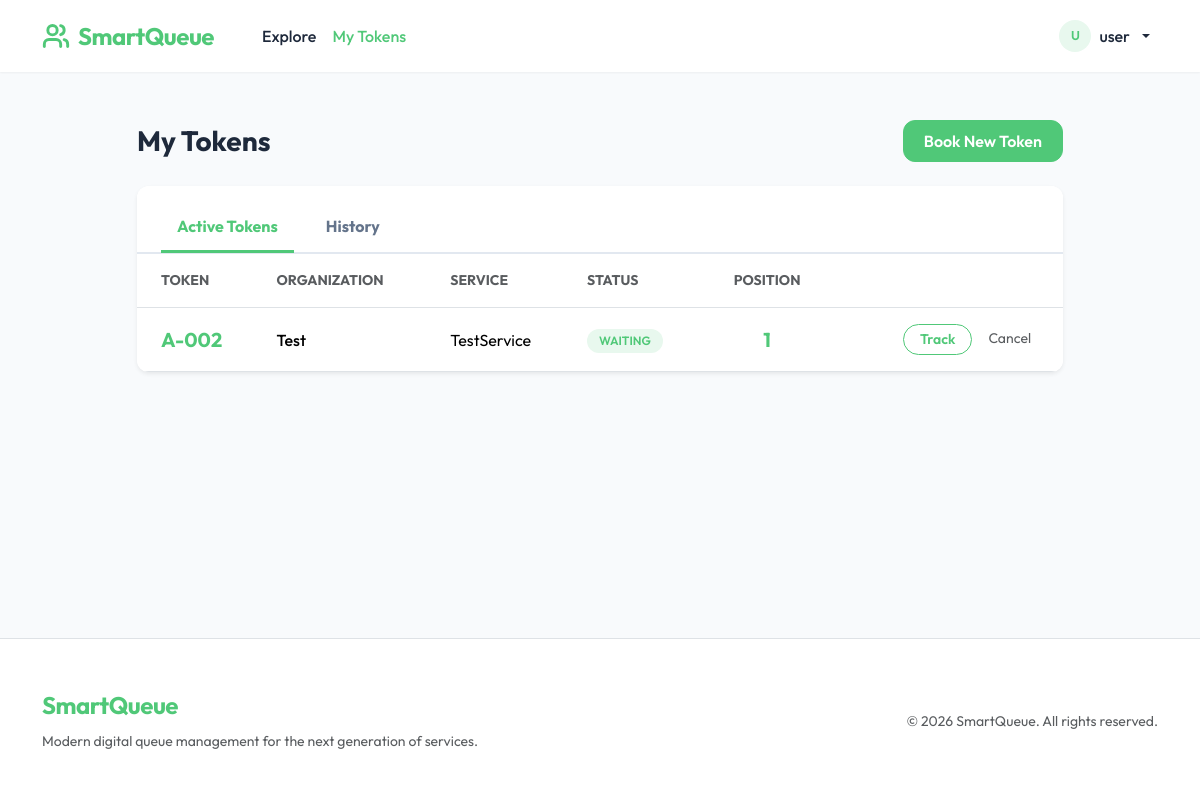
The app's page /queue/my-tokens/ (signed in), older data.
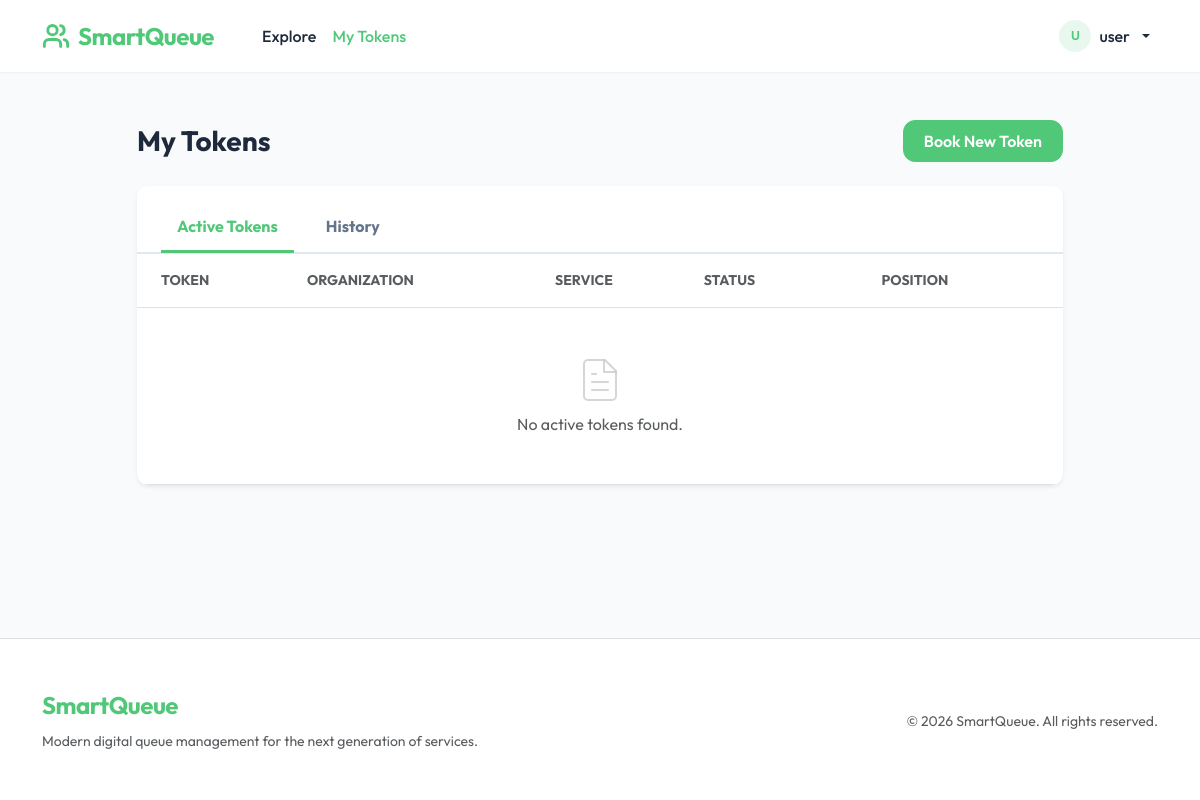
The same page, newer data.
### apps/queue/models.py (models this page shows, shortened)
class Token(models.Model):
    STATUS_WAITING = 'waiting'
    STATUS_CALLED = 'called'
    STATUS_SERVING = 'serving'
    STATUS_COMPLETED = 'completed'
    STATUS_CANCELLED = 'cancelled'
    STATUS_CHOICES = [
        (STATUS_WAITING, 'Waiting'),
        (STATUS_CALLED, 'Called'),
        (STATUS_SERVING, 'Serving'),
        (STATUS_COMPLETED, 'Completed'),
        (STATUS_CANCELLED, 'Cancelled'),
    ]
    token_number = models.CharField(max_length=20)
    service = models.ForeignKey('organizations.Service', on_delete=models.CASCADE, related_name='tokens')
    user = models.ForeignKey(settings.AUTH_USER_MODEL, on_delete=models.CASCADE, related_name='tokens')
    organization = models.ForeignKey(
        'organizations.Organization',
        on_delete=models.CASCADE,
        related_name='tokens',
    )
    status = models.CharField(max_length=20, choices=STATUS_CHOICES, default=STATUS_WAITING)
    created_at = models.DateTimeField(auto_now_add=True)
    estimated_time = models.DateTimeField(null=True, blank=True)
    called_at = models.DateTimeField(null=True, blank=True)
    completed_at = models.DateTimeField(null=True, blank=True)
    is_emergency = models.BooleanField(default=False)
    emergency_reason = models.TextField(blank=True)
    emergency_document = models.FileField(upload_to='emergency_docs/', blank=True, null=True)
    emergency_approved = models.BooleanField(default=False)
    booking_date = models.DateField()
    archived = models.BooleanField(default=False)
    class Meta:
        ordering = ['created_at']
        constraints = [
            models.UniqueConstraint(
                fields=['service', 'token_number', 'booking_date'],
                name='uniq_token_number_per_service_day',
            ),
        ]
    def get_current_position(self):
        if self.status != self.STATUS_WAITING:
            return None
        waiting_ids = list(
            Token.objects.filter(
                service_id=self.service_id,
                booking_date=self.booking_date,
                status=self.STATUS_WAITING,
            )
            .order_by('created_at', 'id')
            .values_list('id', flat=True)
        )
        try:
            return waiting_ids.index(self.id) + 1
        except ValueError:
            return None

### apps/organizations/models.py (models this page shows, shortened)
class Organization(models.Model):
    TYPE_HOSPITAL = 'hospital'
    TYPE_BANK = 'bank'
    TYPE_GOVT = 'govt'
    TYPE_CHOICES = [
        (TYPE_HOSPITAL, 'Hospital'),
        (TYPE_BANK, 'Bank'),
        (TYPE_GOVT, 'Government'),
    ]
    name = models.CharField(max_length=200)
    slug = models.SlugField(max_length=220, unique=True)
    type = models.CharField(max_length=20, choices=TYPE_CHOICES)
    address = models.TextField()
    phone = models.CharField(max_length=15)
    email = models.EmailField()
    max_daily_tokens = models.IntegerField(default=100)
    is_active = models.BooleanField(default=True)
    organizers = models.ManyToManyField(
        settings.AUTH_USER_MODEL,
        related_name='managed_organizations',
        blank=True
    )
    created_at = models.DateTimeField(auto_now_add=True)
    class Meta:
        ordering = ['name']

class Service(models.Model):
    organization = models.ForeignKey(Organization, on_delete=models.CASCADE, related_name='services')
    name = models.CharField(max_length=200)
    avg_service_time = models.IntegerField(default=10, help_text='Minutes per person')
    token_prefix = models.CharField(max_length=5, default='A')
    is_active = models.BooleanField(default=True)
    created_at = models.DateTimeField(auto_now_add=True)
    class Meta:
        ordering = ['name']

### apps/queue/views.py (the view)
# urls.py: path('my-tokens/', views.MyTokensView.as_view(), name='my_tokens'),
class MyTokensView(UserRequiredMixin, ListView):
    model = Token
    template_name = 'queue/my_tokens.html'
    context_object_name = 'tokens'
    def get_queryset(self):
        return Token.objects.filter(user=self.request.user).select_related('organization', 'service')
    def get_context_data(self, **kwargs):
        context = super().get_context_data(**kwargs)
        tokens = context['tokens']
        active_statuses = [Token.STATUS_WAITING, Token.STATUS_CALLED, Token.STATUS_SERVING]
        active = [t for t in tokens if t.status in active_statuses]
        history = [t for t in tokens if t.status not in active_statuses]
        active.sort(key=lambda t: t.created_at)
        history.sort(key=lambda t: t.created_at, reverse=True)
        context['active_tokens'] = active
        context['history_tokens'] = history
        return context

### apps/queue/views.py (called while the page is built)
    def test_func(self):
        if not self.request.user.is_authenticated:
            return False
        return self.request.user.is_staff or self.request.user.profile.role == 'user'

### apps/templates/queue/my_tokens.html (shortened to what the changed rows need)
{% extends "base.html" %}
{% block content %}
    <div class="row justify-content-center">
        <div class="col-lg-10">
            <div class="d-flex justify-content-between align-items-center mb-4">
                <h1 class="h3 fw-bold mb-0">My Tokens</h1>
            </div>
            <div class="card border-0 shadow-sm overflow-hidden">
                <div class="card-body p-0">
                    <div class="tab-content">
                        <div class="tab-pane fade show active" id="active-pane" role="tabpanel">
                            <div class="table-responsive">
                                <table class="table table-hover align-middle mb-0">
                                    <thead class="bg-light">
                                    <tr>
                                        <th class="ps-4 py-3 text-muted small text-uppercase fw-bold">Token</th>
                                        <th class="py-3 text-muted small text-uppercase fw-bold">Organization</th>
                                        <th class="py-3 text-muted small text-uppercase fw-bold">Service</th>
                                        <th class="py-3 text-muted small text-uppercase fw-bold">Status</th>
                                        <th class="py-3 text-muted small text-uppercase fw-bold text-center">Position</th>
                                        <th class="pe-4 py-3"></th>
                                    </tr>
                                    </thead>
                                    <tbody>
                                    {% for t in active_tokens %}
                                        <tr>
                                            <td class="ps-4 py-3">
                                                <div class="fw-bold text-primary fs-5">{{ t.token_number }}</div>
                                            </td>
                                            <td class="py-3 fw-medium">{{ t.organization.name }}</td>
                                            <td class="py-3">{{ t.service.name }}</td>
                                            <td class="py-3">
                                                {% if t.status == 'waiting' %}
                                                    <span class="badge bg-primary-light text-primary status-badge">Waiting</span>
                                                {% elif t.status == 'called' %}
                                                    <span class="badge bg-success text-white status-badge">Called</span>
                                                {% elif t.status == 'serving' %}
                                                    <span class="badge bg-info text-white status-badge">Serving</span>
                                                {% else %}
                                                    <span class="badge bg-light text-muted status-badge">{{ t.get_status_display }}</span>
                                                {% endif %}
                                            </td>
                                            <td class="py-3 text-center fw-bold">
                                                {% if t.status == 'waiting' %}
                                                    {% with pos=t.get_current_position %}
                                                        <span class="text-primary fs-5">{% if pos %}{{ pos }}{% else %}—{% endif %}</span>
                                                    {% endwith %}
                                                {% else %}
                                                    <span class="text-muted">—</span>
                                                {% endif %}
                                            </td>
                                            <td class="pe-4 py-3 text-end">
                                                <div class="d-flex justify-content-end gap-2">
                                                    <a class="btn btn-sm btn-outline-primary rounded-pill px-3" href="{% url 'queue:token_status' t.id %}">
                                                        Track
                                                    </a>
                                                    {% if t.status == 'waiting' %}
                                                        <form method="post" action="{% url 'queue:cancel_token' t.id %}"
                                                              onsubmit="return confirm('Cancel this token?');">
                                                            <button class="btn btn-sm btn-outline-secondary border-0 text-muted rounded-pill" type="submit">
                                                                Cancel
                                                            </button>
                                                        </form>
                                                    {% endif %}
                                                </div>
                                            </td>
                                        </tr>
                                    {% empty %}
                                        <tr>
                                            <td colspan="6" class="text-center py-5 text-muted">
                                                <div class="mb-2">
                                                </div>
                                                No active tokens found.
                                            </td>
                                        </tr>
                                    {% endfor %}
                                    </tbody>
                                </table>
                            </div>
                        </div>
                    </div>
                </div>
            </div>
        </div>
    </div>
{% endblock %}

Row changes from the older to the newer data that the page shows:
no longer on this page (row edited): Token: token_number "A-002", organization.name "Test", service.name "TestService", status "WAITING", get_current_position "1"
Text that changed along with them:
text now shown: "No active tokens found."
